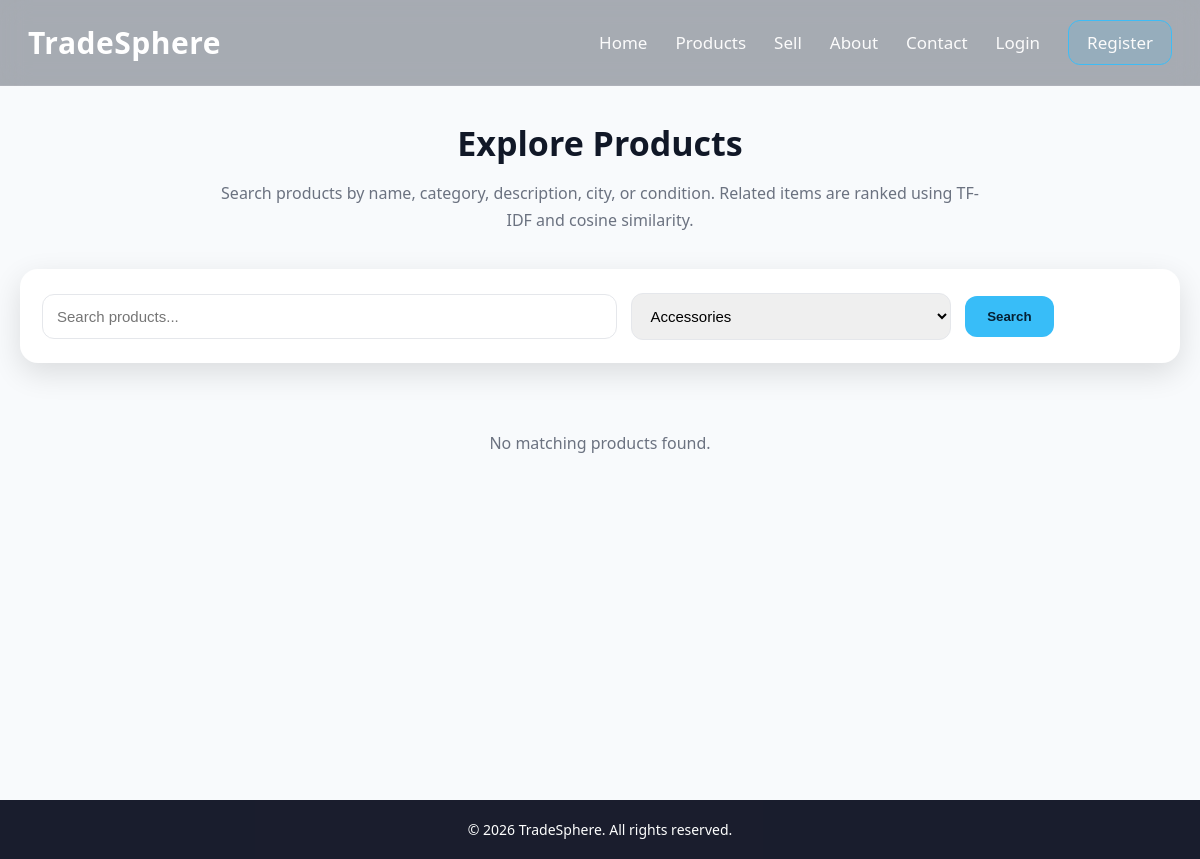
The page /products.php?category_id=6 on the database as committed earlier.
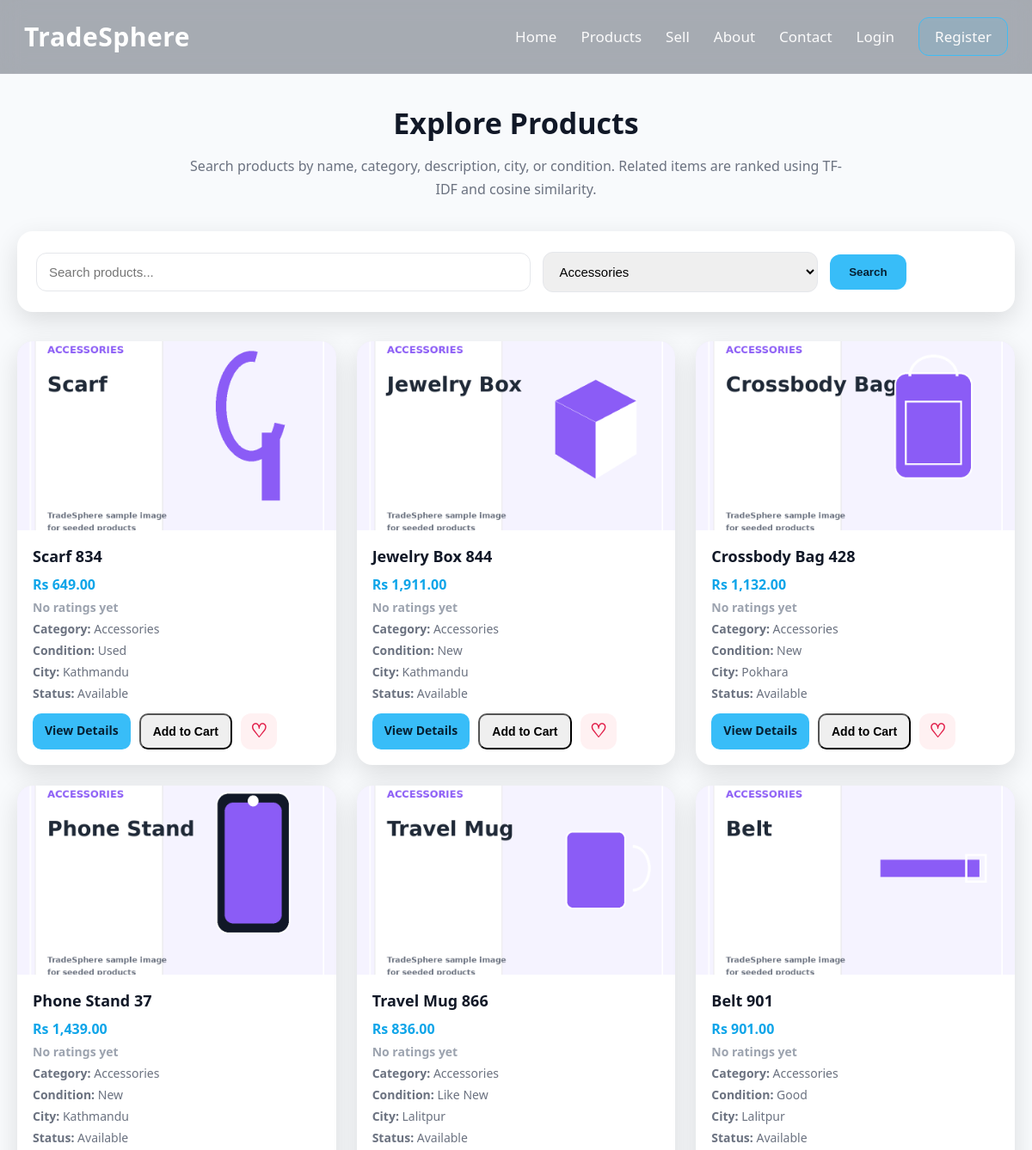
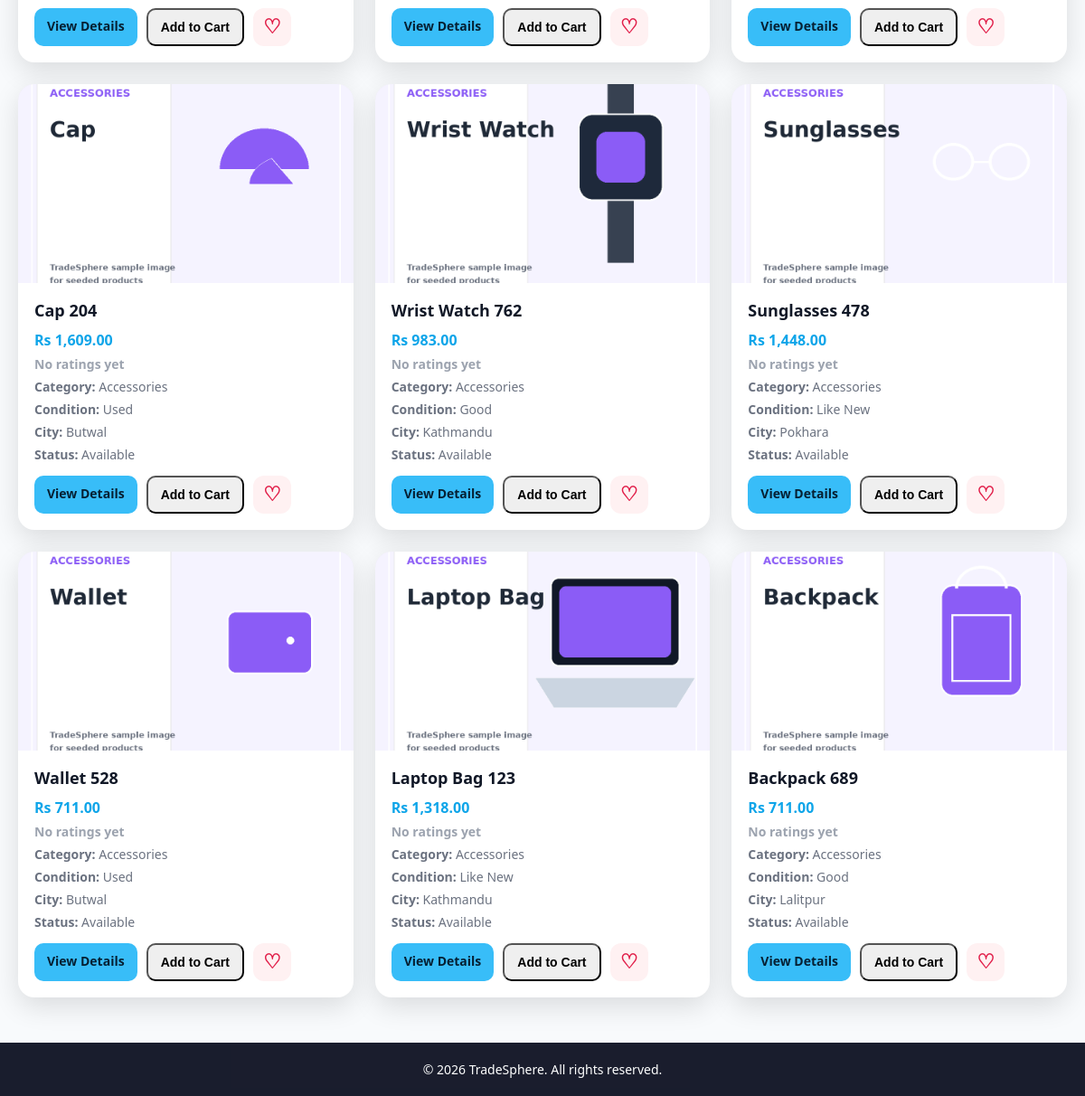
The same page on the database as committed later (2 pictures, top to bottom).
### tables this page shows
CREATE TABLE `products` (
  `id` int(11) NOT NULL,
  `user_id` int(11) DEFAULT NULL,
  `name` varchar(255) DEFAULT NULL,
  `category_id` int(11) DEFAULT NULL,
  `price` decimal(10,2) DEFAULT NULL,
  `city` varchar(100) DEFAULT NULL,
  `seller_email` varchar(150) DEFAULT NULL,
  `contact_number` varchar(20) DEFAULT NULL,
  `contact_info` varchar(255) DEFAULT NULL,
  `image` varchar(255) DEFAULT NULL,
  `description` text DEFAULT NULL,
  `product_condition` varchar(50) DEFAULT NULL,
  `status` enum('available','sold') DEFAULT 'available',
  `created_at` timestamp NOT NULL DEFAULT current_timestamp(),
  `average_rating` decimal(3,2) NOT NULL DEFAULT 0.00,
  `rating_count` int(11) NOT NULL DEFAULT 0,
  `ai_status` enum('approved','manual_review','rejected','skipped') DEFAULT 'skipped',
  `ai_reason` text DEFAULT NULL
);

CREATE TABLE `categories` (
  `id` int(11) NOT NULL,
  `name` varchar(100) NOT NULL
);

### products.php (the view, shortened to what the changed rows need)
<?php
include "config/db.php";
$categoryId = isset($_GET['category_id']) ? (int)$_GET['category_id'] : 0;
$userId = 0;
$wishlistIds = [];
$cartQuantities = [];
function isWishlistedProducts($productId, $wishlistIds) {
    return in_array((int)$productId, $wishlistIds, true);
}
$sql = "
    SELECT p.*, c.name AS category_name
    FROM products p
    LEFT JOIN categories c ON p.category_id = c.id
    WHERE p.ai_status = 'approved'
";
if ($categoryId > 0) {
    $sql .= " AND p.category_id = $categoryId";
}
$sql .= " ORDER BY p.id DESC";
$result = $conn->query($sql);
$products = [];
if ($result) {
    while ($row = $result->fetch_assoc()) {
        $products[] = $row;
    }
}
?>
<!DOCTYPE html>
<html lang="en">
<head>
    <link rel="stylesheet" href="css/style.css">
</head>
<body>
<div class="page-wrap">
    <div class="container">
        <h1 class="section-title">Explore Products</h1>
        <p class="section-subtitle">
            Search products by name, category, description, city, or condition. Related items are ranked using TF-IDF and cosine similarity.
        </p>
        <div class="search-filter-box">
            <form method="GET" action="products.php" class="search-form" id="browseSearchForm">
            </form>
        </div>
        <?php if (!empty($products)): ?>
            <div class="products-grid">
                <?php foreach ($products as $row): ?>
                    <div class="product-card clickable-card" onclick="window.location.href='product_details.php?id=<?php echo (int)$row['id']; ?>'">
                        <div class="product-image-wrap">
                            <img src="uploads/<?php echo htmlspecialchars($row['image']); ?>" alt="Product Image">
                        </div>
                        <div class="product-body">
                            <h3><?php echo htmlspecialchars($row['name']); ?></h3>
                            <p class="price">Rs <?php echo number_format((float)$row['price'], 2); ?></p>
                            <?php if ((int)($row['rating_count'] ?? 0) > 0): ?>
                                <p class="rating-line">
                                    <?php echo renderCardStarsProducts($row['average_rating'] ?? 0); ?>
                                    <?php echo number_format((float)($row['average_rating'] ?? 0), 1); ?>
                                    (<?php echo (int)$row['rating_count']; ?>)
                                </p>
                            <?php else: ?>
                                <p class="rating-line empty">No ratings yet</p>
                            <?php endif; ?>
                            <p class="meta"><strong>Category:</strong> <?php echo htmlspecialchars($row['category_name']); ?></p>
                            <p class="meta"><strong>Condition:</strong> <?php echo htmlspecialchars($row['product_condition']); ?></p>
                            <p class="meta"><strong>City:</strong> <?php echo htmlspecialchars($row['city']); ?></p>
                            <p class="meta"><strong>Status:</strong> <?php echo htmlspecialchars(ucfirst($row['status'])); ?></p>
                            <div class="product-actions" style="display:flex; gap:10px; flex-wrap:wrap;">
                                <a href="product_details.php?id=<?php echo (int)$row['id']; ?>" class="small-btn primary" onclick="event.stopPropagation();">View Details</a>
                                <?php if ($userId > 0 && (int)$row['user_id'] === $userId): ?>
                                    <button type="button" class="small-btn dark disabled-btn" disabled title="This is your own listing">
                                        Your Listing
                                    </button>
                                <?php elseif ($row['status'] !== 'sold'): ?>
                                    <?php $cardCartQty = $cartQuantities[(int)$row['id']] ?? 0; ?>
                                    <button
                                        type="button"
                                        class="small-btn dark"
                                        data-product-add-button="<?php echo (int)$row['id']; ?>"
                                        style="<?php echo $cardCartQty > 0 ? 'display:none;' : ''; ?>"
                                        onclick="event.stopPropagation(); addToCartFromBrowse(<?php echo (int)$row['id']; ?>)"
                                    >
                                        Add to Cart
                                    </button>
                                <?php else: ?>
                                    <button type="button" class="small-btn dark" disabled style="opacity:0.65; cursor:not-allowed;">Sold</button>
                                <?php endif; ?>
                                <?php if (!($userId > 0 && (int)$row['user_id'] === $userId)): ?>
                                    <button
                                        type="button"
                                        class="wishlist-icon-btn <?php echo isWishlistedProducts($row['id'], $wishlistIds) ? 'active' : ''; ?>"
                                        onclick="event.stopPropagation(); toggleWishlist(<?php echo (int)$row['id']; ?>, this)"
                                        title="<?php echo isWishlistedProducts($row['id'], $wishlistIds) ? 'Remove from wishlist' : 'Add to wishlist'; ?>"
                                    >
                                        <?php echo isWishlistedProducts($row['id'], $wishlistIds) ? '♥' : '♡'; ?>
                                    </button>
                                <?php endif; ?>
                            </div>
                        </div>
                    </div>
                <?php endforeach; ?>
            </div>
        <?php else: ?>
            <p class="empty-state">No matching products found.</p>
        <?php endif; ?>
    </div>
</div>
</body>
</html>

Rows that differ between the two databases and show on the page:
now on this page (row edited): products: image (picture), name "Scarf 834", price "649.00", rating_count "No ratings yet", category.name "Accessories", product_condition "Used", city "Kathmandu", status "Available"
now on this page (row edited): products: image (picture), name "Jewelry Box 844", price "1,911.00", rating_count "No ratings yet", category.name "Accessories", product_condition "New", city "Kathmandu", status "Available"
now on this page (row edited): products: image (picture), name "Crossbody Bag 428", price "1,132.00", rating_count "No ratings yet", category.name "Accessories", product_condition "New", city "Pokhara", status "Available"
now on this page (row edited): products: image (picture), name "Phone Stand 37", price "1,439.00", rating_count "No ratings yet", category.name "Accessories", product_condition "New", city "Kathmandu", status "Available"
now on this page (row edited): products: image (picture), name "Travel Mug 866", price "836.00", rating_count "No ratings yet", category.name "Accessories", product_condition "Like New", city "Lalitpur", status "Available"
now on this page (row edited): products: image (picture), name "Belt 901", price "901.00", rating_count "No ratings yet", category.name "Accessories", product_condition "Good", city "Lalitpur", status "Available"
now on this page (row edited): products: image (picture), name "Cap 204", price "1,609.00", rating_count "No ratings yet", category.name "Accessories", product_condition "Used", city "Butwal", status "Available"
now on this page (row edited): products: image (picture), name "Wrist Watch 762", price "983.00", rating_count "No ratings yet", category.name "Accessories", product_condition "Good", city "Kathmandu", status "Available"
now on this page (row edited): products: image (picture), name "Sunglasses 478", price "1,448.00", rating_count "No ratings yet", category.name "Accessories", product_condition "Like New", city "Pokhara", status "Available"
now on this page (row edited): products: image (picture), name "Wallet 528", price "711.00", rating_count "No ratings yet", category.name "Accessories", product_condition "Used", city "Butwal", status "Available"
now on this page (row edited): products: image (picture), name "Laptop Bag 123", price "1,318.00", rating_count "No ratings yet", category.name "Accessories", product_condition "Like New", city "Kathmandu", status "Available"
now on this page (row edited): products: image (picture), name "Backpack 689", price "711.00", rating_count "No ratings yet", category.name "Accessories", product_condition "Good", city "Lalitpur", status "Available"
Other text that changed with them:
text no longer shown: "No matching products found."
